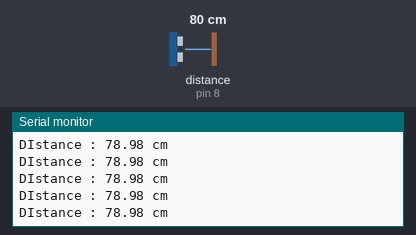
A sketch run on a simulated Arduino Uno, built with avr-gcc and run on an emulated ATmega328P. Parts: the last lines printed to the serial monitor. Wiring (inferred from the names in the program): ultrasonic range finder: trigger pin 9; echo pin 8. The test bench sets the inputs (shaded band); at power-on: distance to the obstacle (sensor on pin 8) 80 cm. The echo pulse lasts 58.3 µs per cm.

Above: at 1.2 s.
1.3 s: distance to the obstacle (sensor on pin 8) set to 35 cm
At 1.6 s:
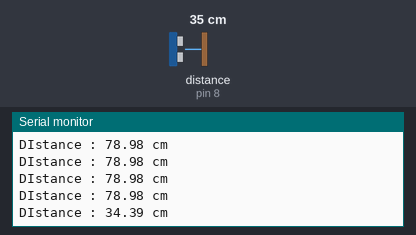
4.3 s: distance to the obstacle (sensor on pin 8) set to 2 cm
At 4.44 s:
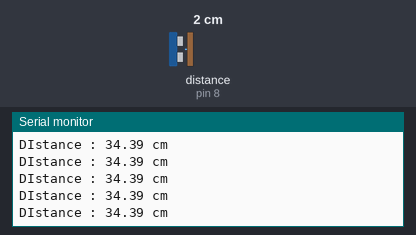
Timing chart, 0 to 7.3 s (numbered marks = the images above; inputs shaded):
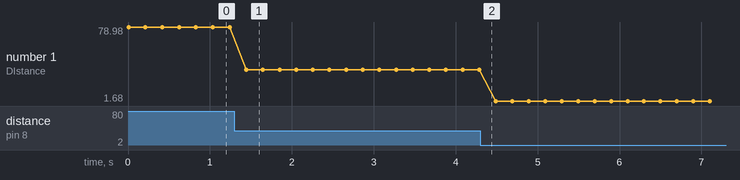

Measured:
- after the input at 1.3 s, the serial monitor: prints a new line after 0.14 s (image 1)
- plotted number 1: 78.98 → 34.39 after the input at 1.3 s, 34.39 → 1.68 after the input at 4.3 s

The sketch:

ultrasonic_wave.ino
```cpp
#define TRIG 9 //TRIG 핀 설정 (초음파 보내는 핀)
#define ECHO 8 //ECHO 핀 설정 (초음파 받는 핀)

void setup() {
  Serial.begin(9600); //PC모니터로 센서값을 확인하기위해서 시리얼 통신을 정의해줍니다.
                       //시리얼 통신을 이용해 PC모니터로 데이터 값을 확인하는 부분은 자주사용되기 때문에
                       //필수로 습득해야하는 교육코스 입니다.

  pinMode(TRIG, OUTPUT);
  pinMode(ECHO, INPUT);
}


void loop()
{
  float duration, distance;
  digitalWrite(TRIG, LOW);
  delayMicroseconds(2);
  digitalWrite(TRIG, HIGH);
  delayMicroseconds(10);
  digitalWrite(TRIG, LOW);

  duration = pulseIn (ECHO, HIGH); //물체에 반사되어돌아온 초음파의 시간을 변수에 저장합니다.
  //34000*초음파가 물체로 부터 반사되어 돌아오는시간 /1000000 / 2(왕복값이아니라 편도값이기때문에 나누기2를 해줍니다.)
  //초음파센서의 거리값이 위 계산값과 동일하게 Cm로 환산되는 계산공식 입니다. 수식이 간단해지도록 적용했습니다.
  distance = ((float)(340*duration) / 10000) / 2;

  //PC모니터로 초음파 거리값을 확인 하는 코드 입니다.
  // Serial.println(duration ); //초음파가 반사되어 돌아오는 시간을 보여줍니다.
  Serial.print("\nDIstance : ");
  Serial.print(distance); //측정된 물체로부터 거리값(cm값)을 보여줍니다.
  Serial.println(" cm");

  delay(200); //1초마다 측정값을 보여줍니다.
}
```

piezo.ino
```cpp

```
